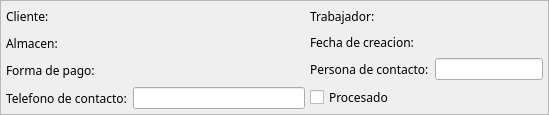
    <widget class="QFrame" name="frame" >
     <property name="minimumSize" >
      <size>
       <width>16</width>
       <height>115</height>
      </size>
     </property>
     <property name="frameShape" >
      <enum>QFrame::StyledPanel</enum>
     </property>
     <property name="frameShadow" >
      <enum>QFrame::Raised</enum>
     </property>
     <layout class="QHBoxLayout" >
      <property name="margin" >
       <number>5</number>
      </property>
      <property name="spacing" >
       <number>5</number>
      </property>
      <item>
       <layout class="QVBoxLayout" >
        <property name="margin" >
         <number>0</number>
        </property>
        <property name="spacing" >
         <number>6</number>
        </property>
        <item>
         <layout class="QHBoxLayout" >
          <property name="margin" >
           <number>0</number>
          </property>
          <property name="spacing" >
           <number>6</number>
          </property>
          <item>
           <widget class="QLabel" name="" >
            <property name="sizePolicy" >
             <sizepolicy>
              <hsizetype>1</hsizetype>
              <vsizetype>5</vsizetype>
              <horstretch>0</horstretch>
              <verstretch>0</verstretch>
             </sizepolicy>
            </property>
            <property name="font" >
             <font>
              <family>Sans Serif</family>
              <pointsize>9</pointsize>
              <weight>50</weight>
              <italic>false</italic>
              <bold>false</bold>
              <underline>false</underline>
              <strikeout>false</strikeout>
             </font>
            </property>
            <property name="text" >
             <string>Cliente:</string>
            </property>
            <property name="textFormat" >
             <enum>Qt::AutoText</enum>
            </property>
            <property name="scaledContents" >
             <bool>false</bool>
            </property>
           </widget>
          </item>
          <item>
           <widget class="BusquedaCliente" name="m_cliente" >
            <property name="minimumSize" >
             <size>
              <width>250</width>
              <height>0</height>
             </size>
            </property>
           </widget>
          </item>
         </layout>
        </item>
        <item>
         <layout class="QHBoxLayout" >
          <property name="margin" >
           <number>0</number>
          </property>
          <property name="spacing" >
           <number>6</number>
          </property>
          <item>
           <widget class="QLabel" name="" >
            <property name="font" >
             <font>
              <family>Sans Serif</family>
              <pointsize>9</pointsize>
              <weight>50</weight>
              <italic>false</italic>
              <bold>false</bold>
              <underline>false</underline>
              <strikeout>false</strikeout>
             </font>
            </property>
            <property name="midLineWidth" >
             <number>0</number>
            </property>
            <property name="text" >
             <string>Almacen:</string>
            </property>
           </widget>
          </item>
          <item>
           <widget class="BusquedaAlmacen" name="m_almacen" />
          </item>
         </layout>
        </item>
        <item>
         <layout class="QHBoxLayout" >
          <property name="margin" >
           <number>0</number>
          </property>
          <property name="spacing" >
           <number>6</number>
          </property>
          <item>
           <widget class="QLabel" name="" >
            <property name="font" >
             <font>
              <family>Sans Serif</family>
              <pointsize>9</pointsize>
              <weight>50</weight>
              <italic>false</italic>
              <bold>false</bold>
              <underline>false</underline>
              <strikeout>false</strikeout>
             </font>
            </property>
            <property name="text" >
             <string>Forma de pago:</string>
            </property>
           </widget>
          </item>
          <item>
           <widget class="BusquedaFormaPago" name="m_forma_pago" />
          </item>
         </layout>
        </item>
        <item>
         <layout class="QHBoxLayout" >
          <property name="margin" >
           <number>0</number>
          </property>
          <property name="spacing" >
           <number>6</number>
          </property>
          <item>
           <widget class="QLabel" name="" >
            <property name="font" >
             <font>
              <family>Sans Serif</family>
              <pointsize>9</pointsize>
              <weight>50</weight>
              <italic>false</italic>
              <bold>false</bold>
              <underline>false</underline>
              <strikeout>false</strikeout>
             </font>
            </property>
            <property name="text" >
             <string>Telefono de contacto:</string>
            </property>
           </widget>
          </item>
          <item>
           <widget class="QLineEdit" name="m_telalbaran" />
          </item>
         </layout>
        </item>
       </layout>
      </item>
      <item>
       <layout class="QVBoxLayout" >
        <property name="margin" >
         <number>0</number>
        </property>
        <property name="spacing" >
         <number>6</number>
        </property>
        <item>
         <layout class="QHBoxLayout" >
          <property name="margin" >
           <number>0</number>
          </property>
          <property name="spacing" >
           <number>6</number>
          </property>
          <item>
           <widget class="QLabel" name="label" >
            <property name="sizePolicy" >
             <sizepolicy>
              <hsizetype>1</hsizetype>
              <vsizetype>5</vsizetype>
              <horstretch>0</horstretch>
              <verstretch>0</verstretch>
             </sizepolicy>
            </property>
            <property name="font" >
             <font>
              <family>Sans Serif</family>
              <pointsize>9</pointsize>
              <weight>50</weight>
              <italic>false</italic>
              <bold>false</bold>
              <underline>false</underline>
              <strikeout>false</strikeout>
             </font>
            </property>
            <property name="text" >
             <string>Trabajador:</string>
            </property>
           </widget>
          </item>
          <item>
           <widget class="BusquedaTrabajador" name="m_trabajador" />
          </item>
         </layout>
        </item>
        <item>
         <layout class="QHBoxLayout" >
          <property name="margin" >
           <number>0</number>
          </property>
          <property name="spacing" >
           <number>6</number>
          </property>
          <item>
           <widget class="QLabel" name="label" >
            <property name="font" >
             <font>
              <family>Sans Serif</family>
              <pointsize>9</pointsize>
              <weight>50</weight>
              <italic>false</italic>
              <bold>false</bold>
              <underline>false</underline>
              <strikeout>false</strikeout>
             </font>
            </property>
            <property name="text" >
             <string>Fecha de creacion:</string>
            </property>
           </widget>
          </item>
          <item>
           <widget class="BusquedaFecha" name="m_fechaalbaran" />
          </item>
         </layout>
        </item>
        <item>
         <layout class="QHBoxLayout" >
          <property name="margin" >
           <number>0</number>
          </property>
          <property name="spacing" >
           <number>6</number>
          </property>
          <item>
           <widget class="QLabel" name="" >
            <property name="font" >
             <font>
              <family>Sans Serif</family>
              <pointsize>9</pointsize>
              <weight>50</weight>
              <italic>false</italic>
              <bold>false</bold>
              <underline>false</underline>
              <strikeout>false</strikeout>
             </font>
            </property>
            <property name="text" >
             <string>Persona de contacto:</string>
            </property>
           </widget>
          </item>
          <item>
           <widget class="QLineEdit" name="m_contactalbaran" />
          </item>
         </layout>
        </item>
        <item>
         <widget class="QCheckBox" name="m_procesadoalbaran" >
          <property name="font" >
           <font>
            <family>Sans Serif</family>
            <pointsize>9</pointsize>
            <weight>50</weight>
            <italic>false</italic>
            <bold>false</bold>
            <underline>false</underline>
            <strikeout>false</strikeout>
           </font>
          </property>
          <property name="text" >
           <string>Procesado</string>
          </property>
         </widget>
        </item>
       </layout>
      </item>
     </layout>
    </widget>
